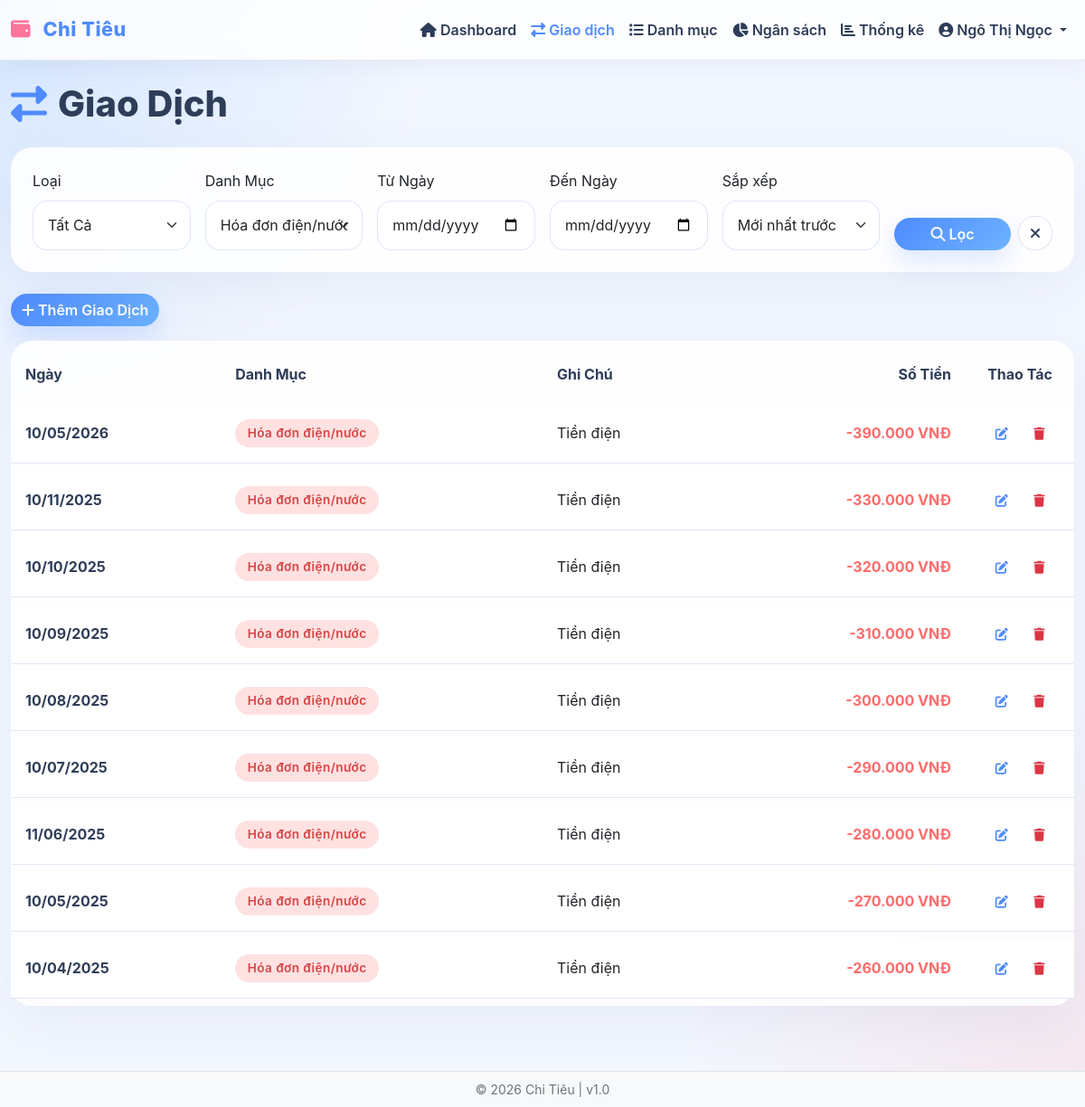
Page /transactions.php?category=12 (signed in) on the earlier database version.
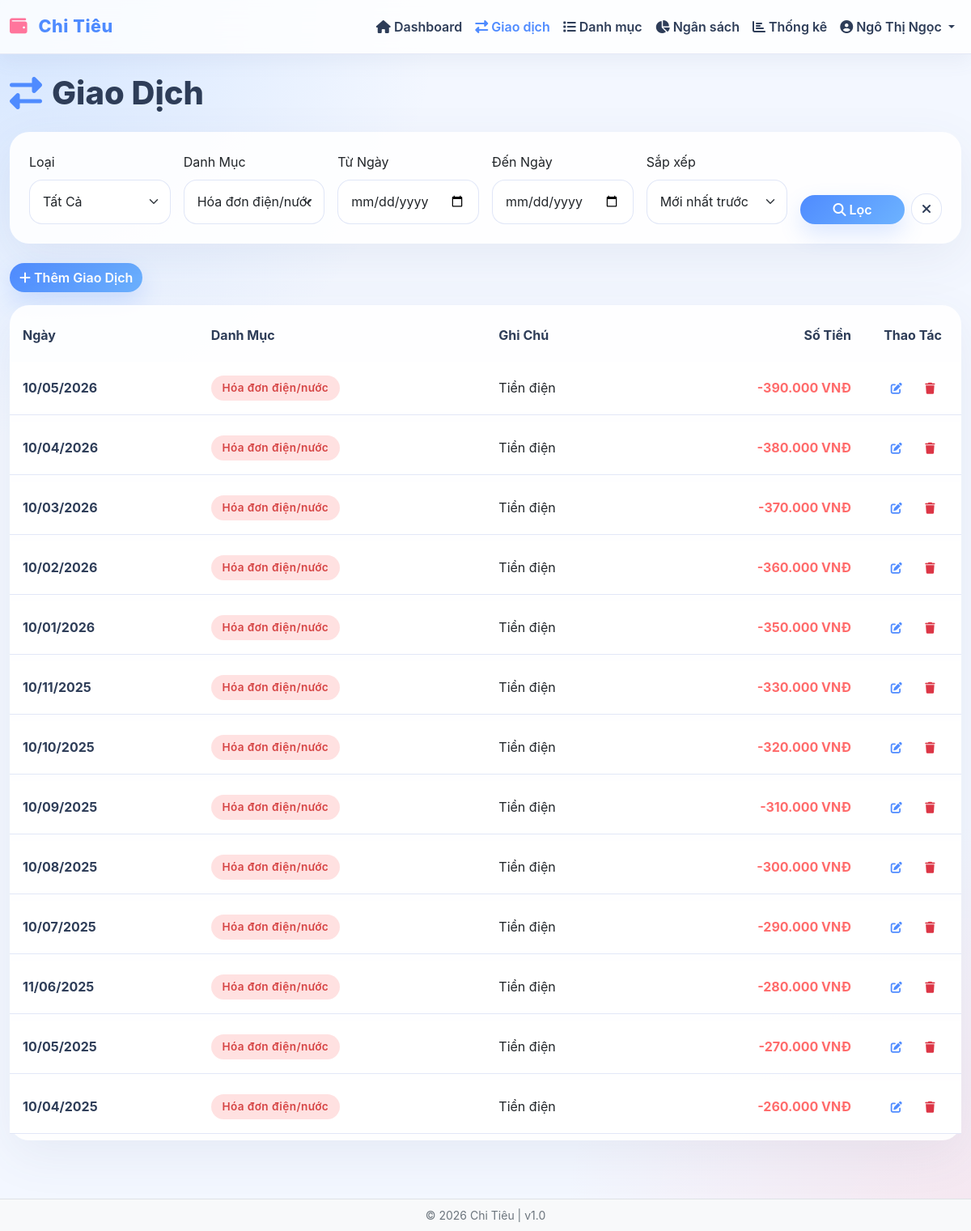
Same page on the later database version.
### tables this page shows
CREATE TABLE transactions (
    id INT PRIMARY KEY AUTO_INCREMENT,
    user_id INT NOT NULL,
    category_id INT NOT NULL,
    amount DECIMAL(15, 2) NOT NULL,
    transaction_date DATE NOT NULL,
    note TEXT,
    created_at TIMESTAMP DEFAULT CURRENT_TIMESTAMP,
    updated_at TIMESTAMP DEFAULT CURRENT_TIMESTAMP ON UPDATE CURRENT_TIMESTAMP,
    CONSTRAINT fk_transaction_user FOREIGN KEY (user_id) REFERENCES users(id) ON DELETE CASCADE,
    CONSTRAINT fk_transaction_category FOREIGN KEY (category_id) REFERENCES categories(id) ON DELETE CASCADE,
    INDEX idx_user_date (user_id, transaction_date),
    INDEX idx_user_category (user_id, category_id),
    INDEX idx_transaction_date (transaction_date)
);

CREATE TABLE categories (
    id INT PRIMARY KEY AUTO_INCREMENT,
    user_id INT NOT NULL,
    name VARCHAR(100) NOT NULL,
    type ENUM('Thu', 'Chi') NOT NULL,
    icon VARCHAR(50),
    created_at TIMESTAMP DEFAULT CURRENT_TIMESTAMP,
    CONSTRAINT fk_category_user FOREIGN KEY (user_id) REFERENCES users(id) ON DELETE CASCADE,
    INDEX idx_user_type (user_id, type)
);

### app/functions.php (called while the page is built, shortened)
<?php
function formatCurrency($amount) {
    return number_format($amount, 0, ',', '.') . ' ' . CURRENCY;
}
function formatDate($date, $format = null) {
    if (!$format) {
        $format = DATE_FORMAT;
    }
    return date($format, strtotime($date));
}
function getTransactions($user_id, $db, $filters = []) {
    $query = "SELECT t.id, t.amount, t.transaction_date, t.note, t.updated_at,
                     c.id as category_id, c.name as category_name, c.type as category_type
              FROM transactions t
              JOIN categories c ON t.category_id = c.id
              WHERE t.user_id = ?";
    $params = [$user_id];
    $types = 'i';
    if (!empty($filters['category_id'])) {
        $query .= " AND t.category_id = ?";
        $params[] = intval($filters['category_id']);
        $types .= 'i';
    }
    $sort_order = 'DESC';
    $query .= " ORDER BY t.transaction_date $sort_order, t.updated_at $sort_order";
    return $db->execute($query, $params, $types);
}
function e($text) {
    return htmlspecialchars($text, ENT_QUOTES, 'UTF-8');
}
function generateCsrfToken() {
    return $_SESSION['csrf_token'];
}

### app/Database.php (called while the page is built, shortened)
<?php
class Database {
    private $connection;
    private $host = DB_HOST;
    private $user = DB_USER;
    private $pass = DB_PASS;
    private $name = DB_NAME;
    public function connect() {
        $this->connection = new mysqli(
            $this->host,
            $this->user,
            $this->pass,
            $this->name
        );
        $this->connection->set_charset("utf8mb4");
        return $this->connection;
    }
    public function execute($sql, $params = [], $types = '') {
        try {
            $stmt = $this->connection->prepare($sql);
            if (!empty($params)) {
                if (empty($types)) {
                    $types = $this->detectTypes($params);
                }
                if (!$stmt->bind_param($types, ...$params)) {
                    throw new Exception("Bind Param Error: " . $stmt->error);
                }
            }
            if (!$stmt->execute()) {
                throw new Exception("Execute Error: " . $stmt->error);
            }
            $result = $stmt->get_result();
            return $result ? $result : $stmt;
        } catch (Exception $e) {
            error_log("Database Error: " . $e->getMessage());
            if (preg_match('/^(INSERT|UPDATE|DELETE)/i', $sql)) {
                return false;
            }
            return $this->connection->query("SELECT 1 WHERE 0");
        }
    }
    private function detectTypes($params) {
        $types = '';
        foreach ($params as $param) {
            if (is_int($param)) {
                $types .= 'i';
            } elseif (is_float($param)) {
                $types .= 'd';
            } else {
                $types .= 's';
            }
        }
        return $types;
    }
}

### transactions.php (the view, shortened to what the rows shown need)
<?php
require_once 'app/Database.php';
require_once 'app/functions.php';
$user_id = $_SESSION['user_id'];
$filter_type = $_GET['type'] ?? '';
$filter_category = $_GET['category'] ?? '';
$filter_date_from = $_GET['date_from'] ?? '';
$filter_date_to = $_GET['date_to'] ?? '';
$filters = [
    'type' => !empty($filter_type) ? strtolower($filter_type) : '',
    'category_id' => !empty($filter_category) ? intval($filter_category) : '',
    'date_from' => !empty($filter_date_from) ? $filter_date_from : '',
    'date_to' => !empty($filter_date_to) ? $filter_date_to : '',
    'sort' => $_GET['sort'] ?? 'desc'
];
$transactions = getTransactions($user_id, $db, $filters);
?>
<?php include 'views/header.php'; ?>
<div class="mb-4">
    <h1><i class="fas fa-exchange-alt"></i> Giao Dịch</h1>
</div>
<div class="card border-0 shadow-sm">
    <div class="card-body p-0">
        <div class="table-responsive">
            <table class="table table-hover mb-0">
                <thead class="table-light">
                    <tr>
                        <th>Ngày</th>
                        <th>Danh Mục</th>
                        <th>Ghi Chú</th>
                        <th class="text-end">Số Tiền</th>
                        <th class="text-center" style="width: 120px">Thao Tác</th>
                    </tr>
                </thead>
                <tbody>
                    <?php if ($transactions->num_rows == 0): ?>
                    <tr>
                        <td colspan="5" class="text-center py-4 text-muted">
                            <i class="fas fa-inbox" style="font-size: 2rem;"></i>
                            <p class="mt-2">Không có giao dịch nào</p>
                        </td>
                    </tr>
                    <?php else: ?>
                        <?php while ($trans = $transactions->fetch_assoc()): ?>
                        <tr>
                            <td><strong><?php echo formatDate($trans['transaction_date']); ?></strong></td>
                            <td>
                                <span class="badge <?php echo strtolower($trans['category_type']) == 'thu' ? 'bg-success' : 'bg-danger'; ?>">
                                    <?php echo e($trans['category_name']); ?>
                                </span>
                            </td>
                            <td><?php echo e($trans['note'] ?? '—'); ?></td>
                            <td class="text-end">
                                <strong class="<?php echo strtolower($trans['category_type']) == 'thu' ? 'text-success' : 'text-danger'; ?>">
                                    <?php echo (strtolower($trans['category_type']) == 'thu' ? '+' : '-') . formatCurrency($trans['amount']); ?>
                                </strong>
                            </td>
                            <td class="text-center">
                                <a href="<?php echo BASE_URL; ?>edit-transaction.php?id=<?php echo $trans['id']; ?>"
                                   class="btn btn-sm btn-outline-primary" title="Sửa">
                                    <i class="fas fa-edit"></i>
                                </a>
                                <a href="<?php echo BASE_URL; ?>transactions.php?action=delete&id=<?php echo $trans['id']; ?>&csrf_token=<?php echo generateCsrfToken(); ?>"
                                   class="btn btn-sm btn-outline-danger" onclick="return confirm('Bạn chắc chắn muốn xóa giao dịch này chứ?');" title="Xóa">
                                    <i class="fas fa-trash"></i>
                                </a>
                            </td>
                        </tr>
                        <?php endwhile; ?>
                    <?php endif; ?>
                </tbody>
            </table>
        </div>
    </div>
</div>
<?php include 'views/footer.php'; ?>

Differences in the rows shown:
now on this page (row edited): transactions: transaction_date "10/04/2026", category.name "Hóa đơn điện/nước", note "Tiền điện", amount "380.000 VNĐ"
now on this page (row edited): transactions: transaction_date "10/03/2026", category.name "Hóa đơn điện/nước", note "Tiền điện", amount "370.000 VNĐ"
now on this page (row edited): transactions: transaction_date "10/02/2026", category.name "Hóa đơn điện/nước", note "Tiền điện", amount "360.000 VNĐ"
now on this page (row edited): transactions: transaction_date "10/01/2026", category.name "Hóa đơn điện/nước", note "Tiền điện", amount "350.000 VNĐ"
